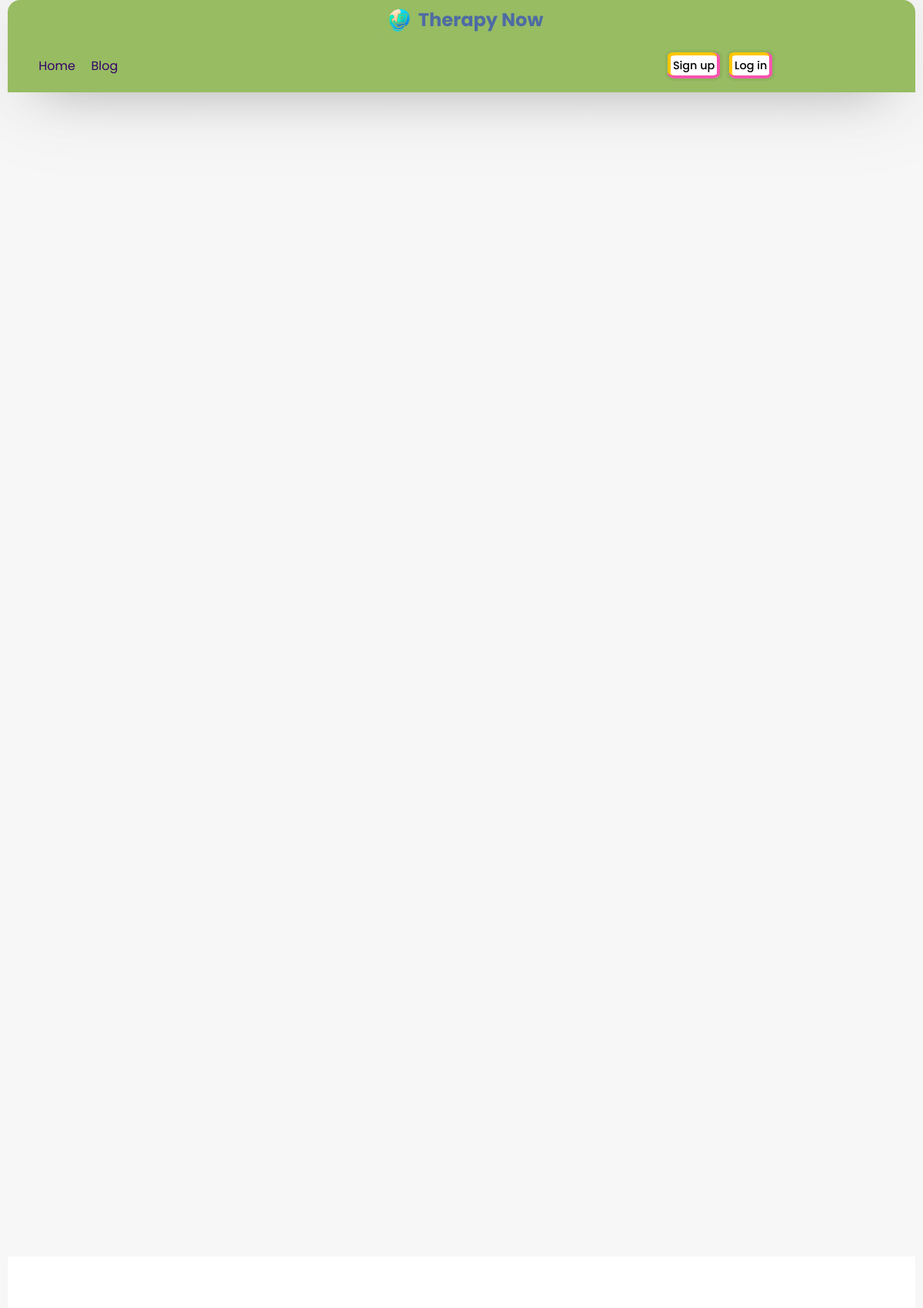
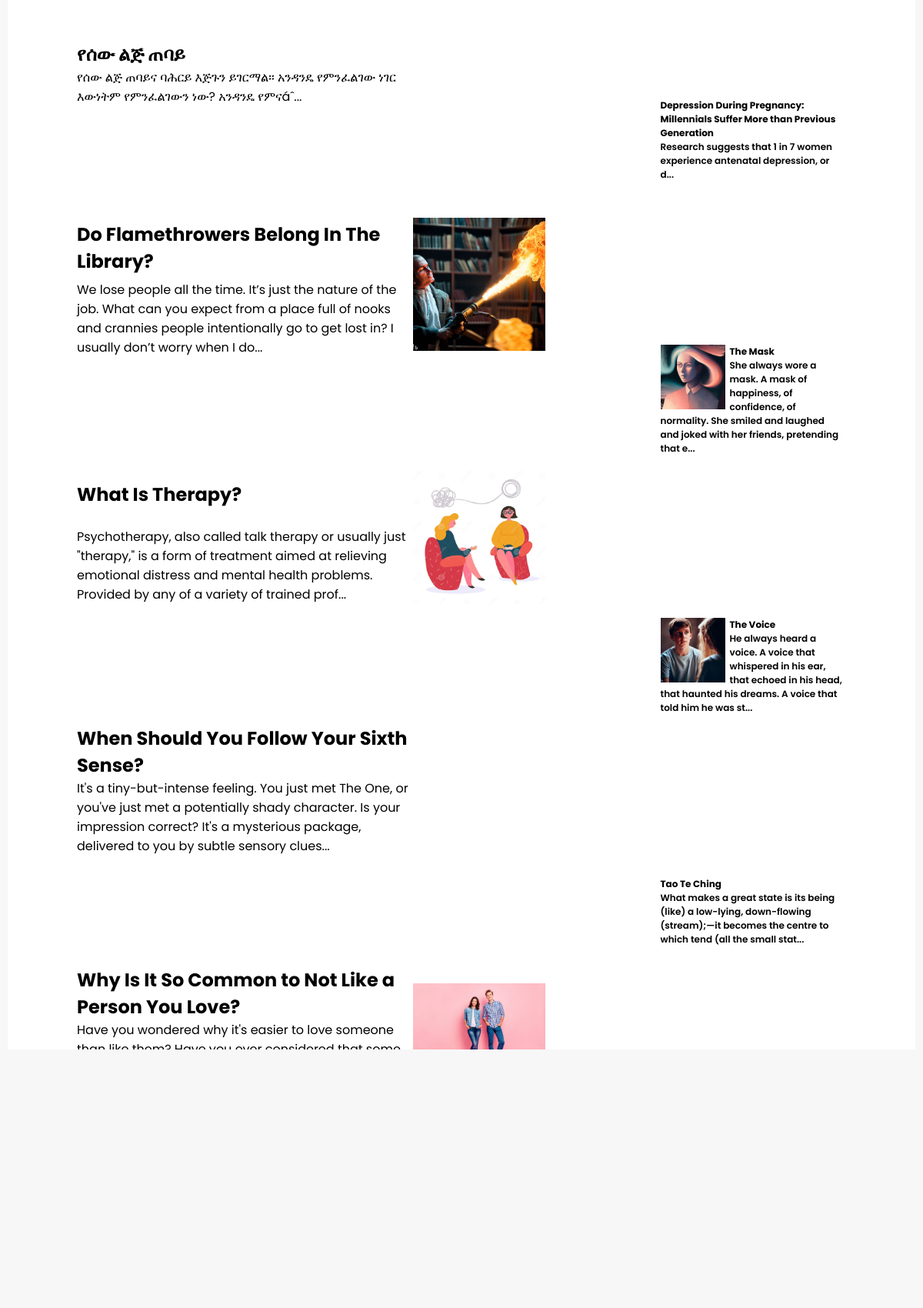
Screenshot of /blog.php (upper part) with the database file from the repository (2 pictures, top to bottom).
### tables this page shows
CREATE TABLE `blog` (
  `id` int(11) NOT NULL,
  `title` text NOT NULL,
  `text` mediumtext NOT NULL,
  `img` varchar(500) DEFAULT NULL,
  `date_published` date NOT NULL DEFAULT curdate(),
  `category` text DEFAULT NULL,
  `poster_id` varchar(255) DEFAULT NULL
);

### php/get-blog.php (the view, shortened to what this page needs)
<?php
require_once "config.php";
$output = "";
$sql = "SELECT * FROM blog ORDER BY id DESC ";
$query = mysqli_query($conn, $sql);
if (mysqli_num_rows($query) > 0) {
    while ($row = mysqli_fetch_assoc($query)) {
        if ($row['img']) {
            $output .= '<a href="blog.php?id='. $id=$row["id"] .'">
                            <div class="sub">
                                <img src="php\images\\' . $row['img'] . '">
                                <h1>' . $row['title'] . '</h1>
                                <p> ' . substr($row['text'], 0, 200) . '...</p>
                            </div>
                        </a>';
        } else {
            $output .= '<a href="blog.php?id='. $id=$row["id"] .'"><div class="sub">
                                    <h1>' . $row['title'] . '</h1>
                                    <p> ' . substr($row['text'], 0, 200) . '...</p>
                                </div></a>';
        }
    }
}
echo $output;

### head.php (shortened to what this page needs)
<!DOCTYPE html>
<html lang="en">
<head>
  <link rel="stylesheet" href="style.css">
  <link rel="stylesheet" href="https://cdnjs.cloudflare.com/ajax/libs/font-awesome/5.15.2/css/all.min.css" />
</head>

### blog.php (shortened to what this page needs)
<?php require_once "head.php" ?>
<body>
    <?php require_once "header.php" ?>
    <div class="blog">
        <?php
        if (isset($_GET['id'])) {
            $id = $_GET['id'];
            $sql = "SELECT * FROM blog WHERE id=$id";
            $output = "";
            $query = mysqli_query($conn, $sql);
            if (mysqli_num_rows($query) > 0) {
                while ($row = mysqli_fetch_assoc($query)) {
                    if ($row['img']) {
                        $output .= '<div class="detail">
                                                <img src="php\images\\' . $row['img'] . '">
                                                <h1>' . $row['title'] . '</h1>
                                                <p> ' . $row['text'] . '</p>
                                                </div>';
                    } else {
                        $output .= '<div class="detail">
                                    <h1>' . $row['title'] . '</h1>
                                    <p> ' . $row['text'] . '</p>
                                </div>';
                    }
                }
            }
            $output .= '<div><a href="blog.php"  >see more</a></div> ';
            echo '<section>';
            echo nl2br($output);
            echo '</section>';
        } else {
            echo '<section class="see">';
            require_once "php/get-blog.php";
            echo '</section>';
        }
        ?>
        <nav>
            <?php
            require_once "php/config.php";
            ?>
            <?php
            require_once "php/get-blog-nav.php";  ?>
        </nav>
    </div>
</body>
</html

### header.php (shortened to what this page needs)
<div id="header-container">
    <div class="logo">
        <a href="index.php">
            <img src="img/logo.png" alt="">
            <h1>Therapy Now</h1>
        </a>
    </div>
    <header>
        <div class="navigation-menu">
            <div class="navigation-links">
                <a href="index.php">Home</a>
                <a href="blog.php">Blog</a>
            </div>
        </div>
        <?php require_once "php/config.php";
        if (!isset($_SESSION['unique_id'])) { ?>
            <div class="user-buttons c d">
                <a href="signup.php">Sign up</a>
                <a href="login.php">Log in</a>
            </div>
        <?php } else if (isset($_SESSION['unique_id']) and $_SESSION['unique_id'] == 'admin') { ?>
            <div class="user-buttons user-profile c">
                <a href="admin.php" class="pro_link">
                    <img src="php/images/admin-icon.png" alt="">
                    <span>admin</span>
                </a>
                <a href="php/logout.php?logout_id=<?php echo $_SESSION['unique_id'] ?>" class="logout">Logout</a>
            </div>
        <?php } ?>
    </header>
</div>

### php/get-blog-nav.php (shortened to what this page needs)
<?php
require_once "config.php";
$output = "";
$idd = '0';
if(isset($_GET['id'])){
    $idd = $_GET['id'];
}else{
    $idd = '0';
}
$sql = "SELECT * FROM blog  WHERE id != $idd ";
$query = mysqli_query($conn, $sql);
if (mysqli_num_rows($query) > 0) {
    while ($row = mysqli_fetch_assoc($query)) {
        $title = $row['title'];
            if ($row['img']) {
                $output .='<a href="blog.php?id='. $id=$row["id"] .'">
                <div>
                <img src="php\images\\' . $row['img'] . '">
                <h1>' . $row['title'] . '</h1>
                <p> ' . substr($row['text'], 0, 150 - strlen($title)) . '...</p>
                </div>
                </a>';
            } else {
                $output .='<a href="blog.php?id='. $id=$row["id"] .'">
                <div>
                <h1>' . $row['title'] . '</h1>
                <p> ' . substr($row['text'], 0, 150 - strlen($title)) . '...</p>
                </div>
                </a>';
            }
        }
    }
    echo $output;

### style.css (style rules this page uses)
* { margin: 0; padding: 0; box-sizing: border-box; text-decoration: none; font-family: 'Poppins', sans-serif; }
body { display: flex; flex-direction: column; align-items: center; justify-content: space-between; min-height: 100vh; background: #f7f7f7; padding: 0 10px; }
.wrapper, #header-container, footer { box-shadow: 0 0 128px 0 rgba(0, 0, 0, 0.1), 0 32px 64px -48px rgba(0, 0, 0, 0.5); }
#header-container, footer { background-color: #fff; }
.blog { display: flex; height: 100%; max-height: 100%; width: 100%; background-color: white; color: rgb(36, 36, 36); font-family: source-serif-pro, Georgia, Cambria, "Times New Roman", Times, serif; }
.blog section { flex-basis: 67%; width: 100%; flex-grow: 1; }
.blog section div { margin: 2vh 4.5vw 2vw 7.5vw; }
.blog section div img { width: 100%; height: 100%; }
.blog section div.sub img { margin-left: 0.5vw; margin-bottom: 1vw; width: 80%; height: auto; }
.blog .sub { display: grid; grid-template-columns: 2fr 1fr; grid-template-rows: auto auto; grid-template-areas: "h1 img" "p img"; align-items: center; }
.blog section a .sub img { grid-area: img; }
.blog section a .sub h1 { grid-area: h1; }
.blog section a .sub p { grid-area: p; }
.blog nav { display: flex; flex-direction: column; flex-basis: 33%; overflow: auto; }
.blog nav div { margin: 4vh 7.5vw 1vw 4.5vw; font-size: 0.75em; font-weight: 600; }
.blog nav div h1 { font-size: 1em; }
.blog nav div img { margin-right: 0.5vw; max-width: 7vw; max-height: 14vh; width: 100%; height: 100%; float: left; }
.blog .see { overflow: hidden; }
.blog a { color: black; }
img { width: 50px; height: 50px; }
#header-container .logo img { width: 50px; }
#header-container .logo h1 { color: #4E6BA4; }
#header-container { z-index: 1; background-color: #97BC62; display: flex; align-items: center; justify-content: space-around; width: 100%; height: 120px; position: sticky; top: 0; left: 0; flex-direction: column; border-top-left-radius: 16px; border-top-right-radius: 16px; }
#header-container header { display: flex; align-items: center; justify-content: space-around; display: flex; width: 100%; height: auto; flex-grow: 1; }
#header-container .navigation-menu { flex-grow: 0.5; width: 100%; margin-left: 2em; }
#header-container a { margin: 1%; }
#header-container .d { display: flex; flex-wrap: nowrap; width: 40%; }
#header-container .c a { text-align: center; cursor: pointer; text-decoration: none; color: #000; background: #fff; margin: 10px; border-radius: 10%; padding: 0.2em; font-size: 0.9em; font-weight: 500; box-shadow: rgb(255, 198, 0) -2px -2px 0px 2px, rgb(246, 84, 174) 0px 0px 0px 4px, rgba(0, 0, 0, 0.05) 0px 0px 2px 7px; transition: all 0.2s; }
#header-container .logo a { margin: 0; padding: 0; display: flex; color: #333; align-items: center; }
.navigation-menu { flex-grow: 0.5; width: 100%; margin-left: 2em; }
a { margin: 1%; }
.d { display: flex; flex-wrap: nowrap; width: 40%; }
.c a { text-align: center; cursor: pointer; text-decoration: none; color: #000; background: #fff; margin: 10px; border-radius: 10%; padding: 0.2em; font-size: 0.9em; font-weight: 500; box-shadow: rgb(255, 198, 0) -2px -2px 0px 2px, rgb(246, 84, 174) 0px 0px 0px 4px, rgba(0, 0, 0, 0.05) 0px 0px 2px 7px; transition: all 0.2s; }
#header-container .logo a { font-size: clamp(0.75em, 1vw, 2vw); margin: 0; padding: 0; display: flex; color: #333; }
a { color: #36006b; }

### blog.php (style rules this page uses)
.blog { display: flex; height: 100%; max-height: 100%; width: 100%; background-color: white; color: rgb(36, 36, 36); font-family: source-serif-pro, Georgia, Cambria, "Times New Roman", Times, serif; }
section { flex-basis: 67%; width: 100%; flex-grow: 1; }
.blog section div { margin: 2vh 4.5vw 2vw 7.5vw; }
section div img { width: 100%; height: 100%; }
section div.sub img { margin-left: 0.5vw; margin-bottom: 1vw; width: 80%; height: auto; }
.sub { display: grid; grid-template-columns: 2fr 1fr; grid-template-rows: auto auto; grid-template-areas: "h1 img" "p img"; align-items: center; }
section a .sub img { grid-area: img; }
section a .sub h1 { grid-area: h1; }
section a .sub p { grid-area: p; }
nav { display: flex; flex-direction: column; flex-basis: 33%; overflow: scroll; }
nav div { margin: 4vh 7.5vw 1vw 4.5vw; font-size: 0.75em; font-weight: 600; }
nav div h1 { font-size: 1em; }
nav div img { margin-right: 0.5vw; max-width: 7vw; max-height: 14vh; width: 100%; height: 100%; float: left; }
.blog .see { overflow: hidden; }
.blog a { color: black; }

### rows the page displays
blog: title "የሰው ልጅ ጠባይ", text "የሰው ልጅ ጠባይና ባሕርይ እጅጉን ይገርማል። አንዳንዴ የምንፈልገው ነገር እውነትም የምንፈልገውን ነው? አንዳንዴ የምናáˆ"
blog: img (picture), title "Do Flamethrowers Belong In The Library?", text "We lose people all the time. It’s just the nature of the job. What can you expect from a place full of nooks and crannies people intentionally go to get lost in? I usually don’t worry when I do"
blog: img (picture), title "What Is Therapy?", text "Psychotherapy, also called talk therapy or usually just \"therapy,\" is a form of treatment aimed at relieving emotional distress and mental health problems. Provided by any of a variety of trained prof"
blog: title "When Should You Follow Your Sixth Sense?", text "It's a tiny-but-intense feeling. You just met The One, or you've just met a potentially shady character. Is your impression correct? It's a mysterious package, delivered to you by subtle sensory clues"
blog: img (picture), title "Why Is It So Common to Not Like a Person You Love?", text "Have you wondered why it's easier to love someone…"
blog: title "Depression During Pregnancy: Millennials Suffer More than Previous Generation", substr($row['text'], 0, 150 - strlen($title)) "Research suggests that 1 in 7 women experience antenatal depression, or d"
blog: img (picture), title "The Mask", substr($row['text'], 0, 150 - strlen($title)) "She always wore a mask. A mask of happiness, of confidence, of normality. She smiled and laughed and joked with her friends, pretending that e"
blog: img (picture), title "The Voice", substr($row['text'], 0, 150 - strlen($title)) "He always heard a voice. A voice that whispered in his ear, that echoed in his head, that haunted his dreams. A voice that told him he was st"
blog: title "Tao Te Ching", substr($row['text'], 0, 150 - strlen($title)) "What makes a great state is its being (like) a low-lying, down-flowing (stream);—it becomes the centre to which tend (all the small stat"
